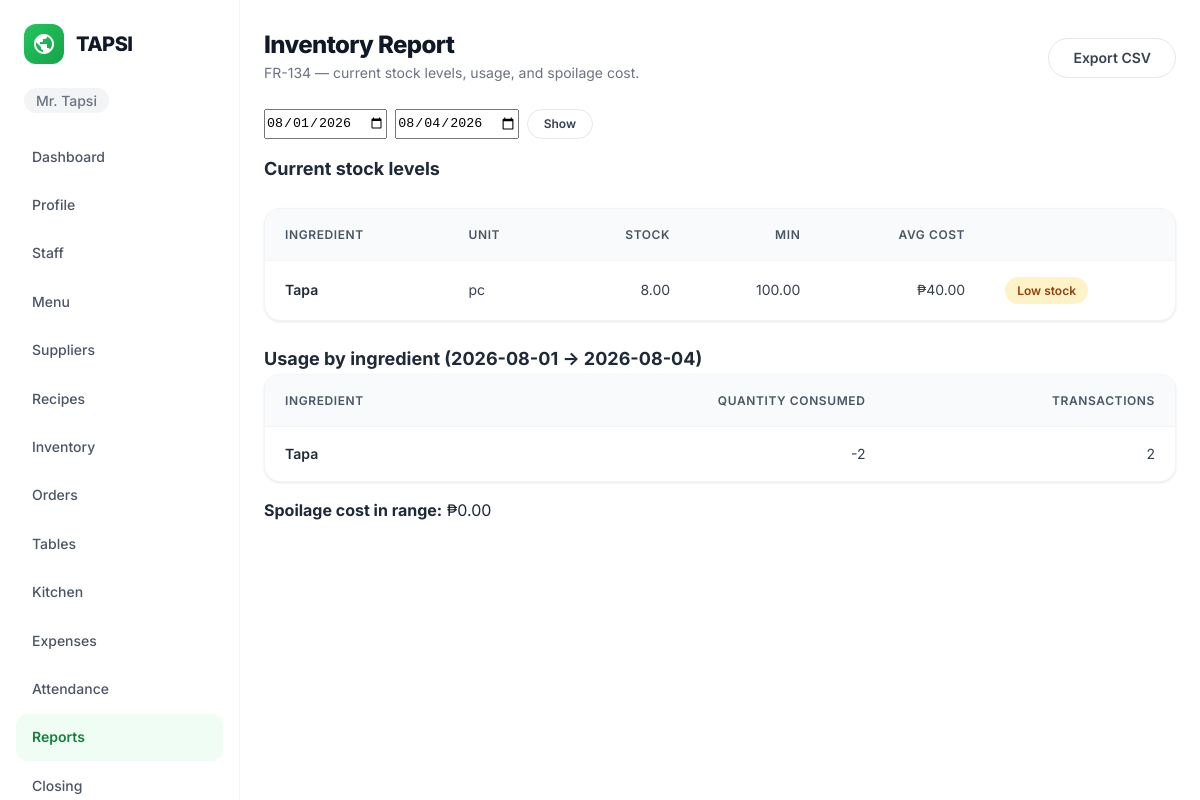
/reports/inventory/ (signed in), run on the app's committed database.
### accounts/models.py (models this page shows, shortened)
class User(AbstractUser):
    class Role(models.TextChoices):
        OWNER = "OWNER", "Owner"
        MANAGER = "MANAGER", "Manager"
        CASHIER = "CASHIER", "Cashier"
        KITCHEN = "KITCHEN", "Kitchen"
    username = models.CharField(max_length=254, unique=True, editable=False)
    email = models.EmailField(unique=True)
    restaurant = models.ForeignKey(Restaurant, on_delete=models.PROTECT, related_name="users", null=True, blank=True)
    role = models.CharField(max_length=10, choices=Role.choices, default=Role.CASHIER)
    phone = models.CharField(max_length=30, blank=True, validators=[RegexValidator(r"^[0-9+() -]*$", "Enter a valid phone number.")])
    avatar = models.FileField(upload_to="avatars/", blank=True)
    must_change_password = models.BooleanField(default=False)
    failed_login_count = models.PositiveSmallIntegerField(default=0)
    locked_until = models.DateTimeField(null=True, blank=True)
    pending_email = models.EmailField(blank=True)
    is_deleted = models.BooleanField(default=False)
    deleted_at = models.DateTimeField(null=True, blank=True)
    USERNAME_FIELD = "email"
    REQUIRED_FIELDS: list[str] = []
    objects = UserManager()
    class Meta:
        indexes = [
            models.Index(fields=["restaurant", "role"]),
            models.Index(fields=["restaurant", "is_active", "is_deleted"]),
        ]

class Restaurant(models.Model):
    name = models.CharField(max_length=150)
    address = models.TextField(blank=True)
    contact_number = models.CharField(max_length=30, blank=True)
    tin = models.CharField(max_length=30, blank=True)
    is_vat_registered = models.BooleanField(default=False)
    receipt_footer = models.CharField(max_length=255, blank=True)
    timezone = models.CharField(max_length=50, default="Asia/Manila", editable=False)
    created_at = models.DateTimeField(auto_now_add=True)

### inventory/models.py (models this page shows, shortened)
class Ingredient(models.Model):
    class UnitOfMeasure(models.TextChoices):
        GRAM = "g", "Gram (g)"
        KILOGRAM = "kg", "Kilogram (kg)"
        MILLILITER = "ml", "Milliliter (ml)"
        LITER = "L", "Liter (L)"
        PIECE = "pc", "Piece (pc)"
        PACK = "pack", "Pack"
    restaurant_id = models.PositiveIntegerField(db_index=True)
    name = models.CharField(max_length=100)
    unit_of_measure = models.CharField(
        max_length=10,
        choices=UnitOfMeasure.choices,
        default=UnitOfMeasure.PIECE,
    )
    minimum_stock = models.DecimalField(
        max_digits=12,
        decimal_places=2,
        default=0,
        validators=[MinValueValidator(0)],
    )
    average_unit_cost = models.DecimalField(
        max_digits=12,
        decimal_places=2,
        default=0,
        validators=[MinValueValidator(0)],
    )
    default_supplier_id = models.PositiveIntegerField(null=True, blank=True)
    is_deleted = models.BooleanField(default=False)
    deleted_at = models.DateTimeField(null=True, blank=True)
    created_at = models.DateTimeField(auto_now_add=True)
    updated_at = models.DateTimeField(auto_now=True)
    class Meta:
        ordering = ("name",)
    @property
    def current_stock(self):
        balance = self.transactions.order_by("-id").values_list(
            "resulting_balance", flat=True
        ).first()
        return balance if balance is not None else 0

### reports/views.py (the view)
# urls.py: path("inventory/", views.inventory_report, name="inventory_report"),
@login_required
@user_passes_test(_is_manager_or_above)
def inventory_report(request):
    today = timezone.localdate()
    start = _parse_date(request.GET.get("start"), today.replace(day=1))
    end = _parse_date(request.GET.get("end"), today)
    data = _inventory_data(request.user.restaurant_id, start, end)
    data.update({"start": start, "end": end})
    if request.GET.get("export"):
        rows = [(i.name, i.unit_of_measure, i.current_stock, i.minimum_stock,
                 i.average_unit_cost) for i in data["ingredients"]]
        return _csv_response(f"inventory_{start}_{end}.csv",
                             ["ingredient", "unit", "current_stock", "minimum_stock", "avg_cost"], rows)
    return render(request, "reports/inventory_report.html", {"data": data})

### accounts/models.py (called while the page is built)
    def get_queryset(self):
        return super().get_queryset().filter(is_deleted=False)

### reports/views.py (called while the page is built)
def _money(values):
    return (sum(values, Decimal("0")) if values else Decimal("0")).quantize(TWO)

def _parse_date(value, default):
    try:
        return date.fromisoformat(value)
    except (TypeError, ValueError):
        return default

def _is_manager_or_above(user):
    return user.is_authenticated and user.role in {User.Role.OWNER, User.Role.MANAGER}

### templates/reports/inventory_report.html (shortened to what this page needs)
{% extends 'base.html' %}
{% block content %}
<div class="page-heading">
    <div>
        <h1>Inventory Report</h1>
        <p style="color: var(--gray-500); font-size: var(--font-size-sm); margin-top: var(--space-1);">FR-134 — current stock levels, usage, and spoilage cost.</p>
    </div>
    <a href="?start={{ data.start|date:'Y-m-d' }}&end={{ data.end|date:'Y-m-d' }}&export=1" class="btn btn-secondary">Export CSV</a>
</div>
<form method="get" style="margin-bottom: var(--space-4); display: flex; gap: var(--space-2);">
    <input type="date" name="start" value="{{ data.start|date:'Y-m-d' }}" class="input" style="width: auto;">
    <input type="date" name="end" value="{{ data.end|date:'Y-m-d' }}" class="input" style="width: auto;">
    <button type="submit" class="btn btn-secondary btn-sm">Show</button>
</form>
<h2 class="page-heading" style="font-size: var(--font-size-lg);">Current stock levels</h2>
<div class="table-card">
    <table>
        <thead><tr><th>Ingredient</th><th>Unit</th><th style="text-align: right;">Stock</th><th style="text-align: right;">Min</th><th style="text-align: right;">Avg cost</th><th></th></tr></thead>
        <tbody>
            {% for ingredient in data.ingredients %}
            <tr>
                <td>{{ ingredient.name }}</td>
                <td>{{ ingredient.unit_of_measure }}</td>
                <td style="text-align: right;">{{ ingredient.current_stock }}</td>
                <td style="text-align: right;">{{ ingredient.minimum_stock }}</td>
                <td style="text-align: right;">₱{{ ingredient.average_unit_cost|floatformat:2 }}</td>
                <td>{% if ingredient.current_stock < ingredient.minimum_stock %}<span class="badge badge-warning">Low stock</span>{% endif %}</td>
            </tr>
            {% empty %}
            <tr><td colspan="6" class="empty-state"><h3>No ingredients</h3></td></tr>
            {% endfor %}
        </tbody>
    </table>
</div>
<h2 style="font-size: var(--font-size-lg); margin-top: var(--space-6);">Usage by ingredient ({{ data.start|date:'Y-m-d' }} → {{ data.end|date:'Y-m-d' }})</h2>
<div class="table-card">
    <table>
        <thead><tr><th>Ingredient</th><th style="text-align: right;">Quantity consumed</th><th style="text-align: right;">Transactions</th></tr></thead>
        <tbody>
            {% for u in data.usage_rows %}
            <tr><td>{{ u.name }}</td><td style="text-align: right;">{{ u.qty }}</td><td style="text-align: right;">{{ u.count }}</td></tr>
            {% empty %}
            <tr><td colspan="3" class="empty-state"><h3>No consumption in range</h3></td></tr>
            {% endfor %}
        </tbody>
    </table>
</div>
<p style="margin-top: var(--space-4);"><strong>Spoilage cost in range:</strong> ₱{{ data.spoilage_cost|floatformat:2 }}</p>
{% endblock %}

### templates/base.html (shortened to what this page needs)
{% load static %}
<!doctype html>
<html lang="en">
<head>
    <link rel="stylesheet" href="{% static 'css/design/tokens.css' %}">
    <link rel="stylesheet" href="{% static 'css/design/components.css' %}">
    <link rel="stylesheet" href="{% static 'css/app.css' %}">
</head>
<body>
    {% if user.is_authenticated %}
    <aside class="sidebar">
        <a class="navbar-logo" href="{% url 'dashboard' %}">
            <div class="navbar-logo-icon">
            </div>
            <span class="navbar-logo-text">TAPSI</span>
        </a>
        <div class="sidebar-restaurant"><span class="nav-restaurant-name">{{ user.restaurant.name }}</span></div>
        <nav class="sidebar-nav">
            <ul class="sidebar-links">
                <li><a href="{% url 'dashboard' %}" class="{% if request.resolver_match.url_name == 'dashboard' %}active{% endif %}">Dashboard</a></li>
                <li><a href="{% url 'accounts:profile' %}" class="{% if request.resolver_match.url_name == 'profile' %}active{% endif %}">Profile</a></li>
                {% if user.role == 'OWNER' or user.role == 'MANAGER' %}
                <li><a href="{% url 'accounts:staff_list' %}" class="{% if request.resolver_match.url_name == 'staff_list' or request.resolver_match.url_name == 'create_staff' %}active{% endif %}">Staff</a></li>
                <li><a href="{% url 'menu:menu_list' %}" class="{% if 'menu' in request.resolver_match.app_name %}active{% endif %}">Menu</a></li>
                <li><a href="{% url 'suppliers:supplier_list' %}" class="{% if 'suppliers' in request.resolver_match.app_name %}active{% endif %}">Suppliers</a></li>
                <li><a href="{% url 'recipes:recipe_list' %}" class="{% if 'recipes' in request.resolver_match.app_name %}active{% endif %}">Recipes</a></li>
                {% endif %}
                <li><a href="{% url 'inventory:ingredient_list' %}" class="{% if 'inventory' in request.resolver_match.app_name %}active{% endif %}">Inventory</a></li>
                <li><a href="{% url 'orders:order_list' %}" class="{% if 'orders' in request.resolver_match.app_name and request.resolver_match.url_name != 'table_list' %}active{% endif %}">Orders</a></li>
                <li><a href="{% url 'orders:table_list' %}" class="">Tables</a></li>
                <li><a href="{% url 'orders:kitchen_queue' %}" class="{% if request.resolver_match.url_name == 'kitchen_queue' %}active{% endif %}">Kitchen</a></li>
                {% if user.role == 'OWNER' or user.role == 'MANAGER' or user.role == 'CASHIER' %}
                <li><a href="{% url 'expenses:expense_list' %}" class="{% if 'expenses' in request.resolver_match.app_name %}active{% endif %}">Expenses</a></li>
                {% endif %}
                <li><a href="{% url 'employees:attendance_list' %}" class="{% if 'employees' in request.resolver_match.app_name %}active{% endif %}">Attendance</a></li>
                {% if user.role == 'OWNER' or user.role == 'MANAGER' %}
                <li><a href="{% url 'reports:daily_sales' %}" class="{% if 'reports' in request.resolver_match.app_name %}active{% endif %}">Reports</a></li>
                <li><a href="{% url 'closing:closing_list' %}" class="{% if 'closing' in request.resolver_match.app_name %}active{% endif %}">Closing</a></li>
                {% endif %}
            </ul>
        </nav>
    </aside>
    {% endif %}
    <main class="{% if user.is_authenticated %}app-main{% endif %}">
        <div class="container">
            {% block content %}{% endblock %}
        </div>
    </main>
</body>
</html>

### static/css/design/tokens.css (style rules this page uses)
:root { --tapsi-50: #f0fdf4; --tapsi-100: #dcfce7; --tapsi-200: #bbf7d0; --tapsi-300: #86efac; --tapsi-400: #4ade80; --tapsi-500: #22c55e; --tapsi-600: #16a34a; --tapsi-700: #15803d; --tapsi-800: #166534; --tapsi-900: #14532d; --gray-50: #f9fafb; --gray-100: #f3f4f6; --gray-200: #e5e7eb; --gray-300: #d1d5db; --gray-400: #9ca3af; --gray-500: #6b7280; --gray-600: #4b5563; --gray-700: #374151; --gray-800: #1f2937; --gray-900: #111827; --color-success: #22c55e; --color-warning: #f59e0b; --color-error: #ef4444; --color-info: #3b82f6; --surface-primary: #ffffff; --surface-secondary: #f9fafb; --surface-tertiary: #f3f4f6; --font-family: 'Inter', system-ui, -apple-system, BlinkMacSystemFont, 'Segoe UI', sans-serif; --font-size-xs: 0.75rem; --font-size-sm: 0.875rem; --font-size-base: 1rem; --font-size-lg: 1.125rem; --font-size-xl: 1.25rem; --font-size-2xl: 1.5rem; --font-size-3xl: 1.875rem; --font-size-4xl: 2.25rem; --font-size-5xl: 3rem; --font-weight-regular: 400; --font-weight-medium: 500; --font-weight-semibold: 600; --font-weight-bold: 700; --font-weight-extrabold:800; --line-height-tight: 1.1; --line-height-snug: 1.3; --line-height-normal: 1.6; --line-height-relaxed:1.75; --letter-spacing-tight: -0.025em; --letter-spacing-normal: 0; --letter-spacing-wide: 0.05em; --space-0: 0; --space-1: 0.25rem; --space-2: 0.5rem; --space-3: 0.75rem; --space-4: 1rem; --space-5: 1.25rem; --space-6: 1.5rem; --space-8: 2rem; --space-10: 2.5rem; --space-12: 3rem; --space-16: 4rem; --space-20: 5rem; --space-24: 6rem; --radius-sm: 6px; --radius-md: 8px; --radius-lg: 12px; --radius-xl: 16px; --radius-2xl: 20px; --radius-full: 9999px; --shadow-xs: 0 1px 2px rgba(0, 0, 0, 0.04); --shadow-sm: 0 1px 3px rgba(0, 0, 0, 0.06), 0 1px 2px rgba(0, 0, 0, 0.04); --shadow-md: 0 4px 6px -1px rgba(0, 0, 0, 0.06), 0 2px 4px -2px rgba(0, 0, 0, 0.04); --shadow-lg: 0 10px 15px -3px rgba(0, 0, 0, 0.07), 0 4px 6px -4px rgba(0, 0, 0, 0.04); --shadow-xl: 0 20px 25px -5px rgba(0, 0, 0, 0.08), 0 8px 10px -6px rgba(0, 0, 0, 0.04); --shadow-2xl: 0 25px 50px -12px rgba(0, 0, 0, 0.15); --shadow-inner: inset 0 2px 4px rgba(0, 0, 0, 0.04); --transition-fast: 150ms ease; --transition-base: 200ms ease; --transition-slow: 300ms ease; --transition-spring: 500ms cubic-bezier(0.34, 1.56, 0.64, 1); --z-dropdown: 10; --z-sticky: 20; --z-overlay: 30; --z-modal: 40; --z-toast: 50; --container-sm: 640px; --container-md: 768px; --container-lg: 1024px; --container-xl: 1200px; --container-2xl: 1400px; }

### static/css/design/components.css (style rules this page uses)
*, *::before, *::after { margin: 0; padding: 0; box-sizing: border-box; }
body { font-family: var(--font-family); font-size: var(--font-size-base); line-height: var(--line-height-normal); color: var(--gray-800); background: var(--surface-primary); -webkit-font-smoothing: antialiased; }
.btn { display: inline-flex; align-items: center; justify-content: center; gap: var(--space-2); padding: var(--space-3) var(--space-6); font-family: var(--font-family); font-size: var(--font-size-sm); font-weight: var(--font-weight-semibold); line-height: 1; text-decoration: none; border: none; border-radius: var(--radius-full); cursor: pointer; transition: all var(--transition-base); white-space: nowrap; }
.btn-secondary { background: var(--surface-primary); color: var(--gray-700); border: 1.5px solid var(--gray-200); }
.btn-sm { padding: var(--space-2) var(--space-4); font-size: var(--font-size-xs); }
.badge { display: inline-flex; align-items: center; gap: var(--space-1); padding: var(--space-1) var(--space-3); font-size: var(--font-size-xs); font-weight: var(--font-weight-semibold); border-radius: var(--radius-full); }
.badge-warning { background: #fef3c7; color: #92400e; }
.navbar-logo { display: flex; align-items: center; gap: var(--space-3); text-decoration: none; }
.navbar-logo-icon { width: 40px; height: 40px; background: linear-gradient(135deg, var(--tapsi-500), var(--tapsi-600)); border-radius: var(--radius-lg); display: flex; align-items: center; justify-content: center; }
.navbar-logo-text { font-size: var(--font-size-xl); font-weight: var(--font-weight-extrabold); color: var(--gray-900); letter-spacing: var(--letter-spacing-tight); }

### data on the page
User: restaurant.name "Mr. Tapsi"
Ingredient: name "Tapa", unit_of_measure "pc", current_stock "8.00", minimum_stock "100.00", average_unit_cost "40.00", shows "Low stock"

### other printed values
{{ data.start|date:'Y-m-d' }} "2026-08-01"
{{ data.end|date:'Y-m-d' }} "2026-08-04"
{{ u.name }} "Tapa"
{{ u.qty }} "-2"
{{ u.count }} "2"
{{ data.spoilage_cost|floatformat:2 }} "0.00"
